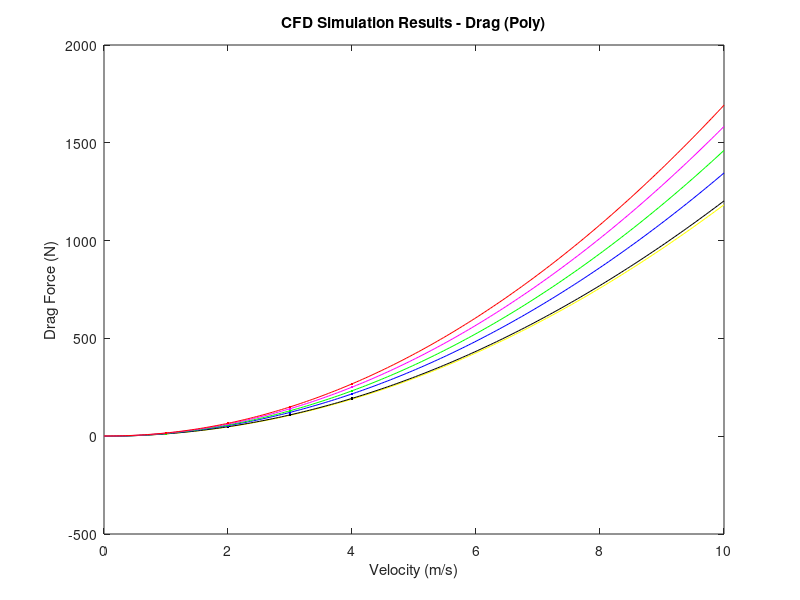
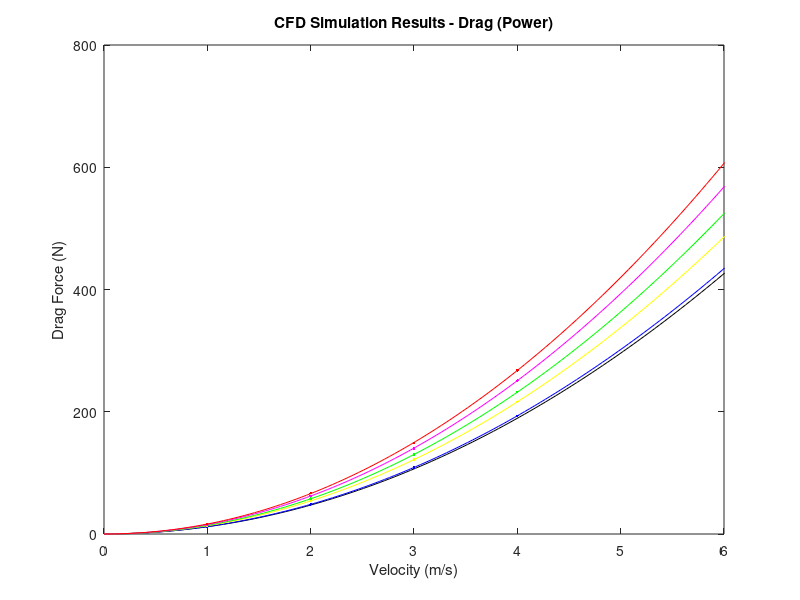
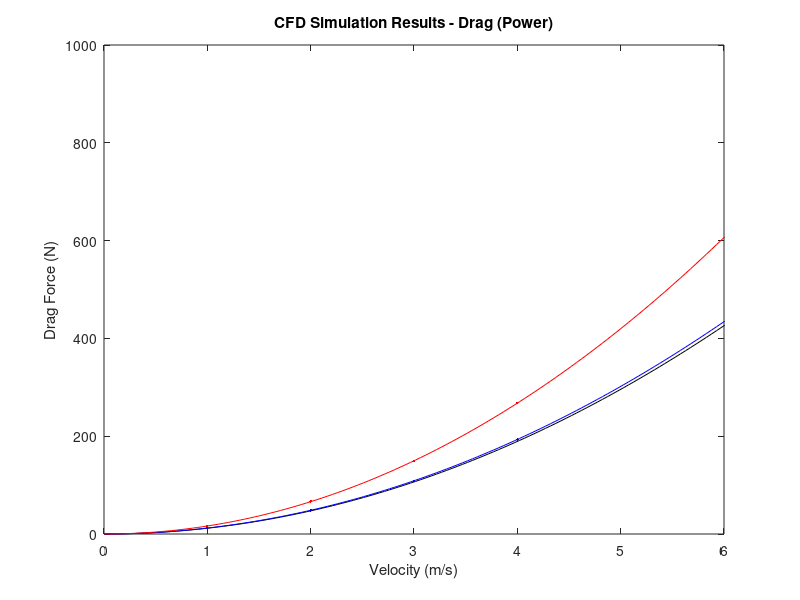

Source code (MATLAB) for these figures, in order:
%% Plotting the CFD Drag for the tag+dolphin simulations
   % Drag (N)   Lift (N)
   
% Tag
V_A = [1 2 3 4]';   
Fd_A = [0.2607	1.1352	2.4824	3.9631];
Fl_A = [0.8609	3.6080	8.1823	14.5072];

A = [Fd_A' Fl_A'];

A_drag = A(:,1);
Ap1 = 0.1516;
Ap2 = 0.4877;
Ap3 = -0.3955;

Aa = 0.3385;
Ab = 1.781;

% Tag+2

V_A2 = [1 2 3 4]';
Fd_A2 = [1.5850	6.8705	15.3051	26.8854];
Fl_A2 = [1.8624	7.7839	17.5710	31.0295];

A2 = [Fd_A2' Fl_A2'];
  
A2_drag = A2(:,1);

A2p1 = 1.574;
A2p2 = 0.5651;
A2p3 = -0.5539;

A2a = 1.741;
A2b = 1.975;

% Tag+4

V_A4 = [1 2 3 4]';
Fd_A4 = [2.5344	10.5983	23.2664	42.8182];
Fl_A4 = [2.7638	11.3160	25.1999	46.1034];

A4 = [Fd_A4' Fl_A4'];

A4_drag = A4(:,1);

A4p1 = 2.872;
A4p2 = -1.008;
A4p3 = 0.7843;

A4a = 2.472;
A4b = 2.055;

% Tag+6

V_A6 = [1 2 3 4]';
Fd_A6 = [3.6251	15.2058	33.5500	61.6785];
Fl_A6 = [3.6127	14.7721	32.9871	60.3100];

A6 = [Fd_A6' Fl_A6'];
    
A6_drag = A6(:,1);

A6p1 = 4.137;
A6p2 = -1.434;
A6p3 = 1.074;

A6a = 3.55;
A6b = 2.058;

% Tag+8

V_A8 = [1 2 3 4]';
Fd_A8 = [4.5651	19.3259	42.6353	78.4284];
Fl_A8 = [4.1790	17.1944	38.4081	70.1414];

A8 = [Fd_A8' Fl_A8'];

A8_drag = A8(:,1);

A8p1 = 5.258;
A8p2 = -1.8;
A8p3 = 1.304;

A8a = 4.501;
A8b = 2.06;


  
%% Create the polynomial fits
  
  v_fit = linspace(0,10,200)';
  A_drag_fit = Ap1*v_fit.^2+Ap2*v_fit+Ap3; %R^2 = 0.99
  A2_drag_fit = A2p1*v_fit.^2+A2p2*v_fit+A2p3; %R^2 = 1.0
  A4_drag_fit = A4p1*v_fit.^2+A4p2*v_fit+A4p3; %R^2 = 0.99
  A6_drag_fit = A6p1*v_fit.^2+A6p2*v_fit+A6p3; %R^2 = 0.99
  A8_drag_fit = A8p1*v_fit.^2+A8p2*v_fit+A8p3; %R^2 = 0.99

 %% Create the polynomial fits
  
  v_fit = linspace(0,10,200)';
  A_drag_fit_2 = Aa*v_fit.^Ab; %R^2 = 0.99
  A2_drag_fit_2 = A2a*v_fit.^A2b;; %R^2 = 0.99
  A4_drag_fit_2 = A4a*v_fit.^A4b;; %R^2 = 0.99
  A6_drag_fit_2 = A6a*v_fit.^A6b;; %R^2 = 0.99
  A8_drag_fit_2 = A8a*v_fit.^A8b;; %R^2 = 0.99 
  
%% Create the model data
SA = 2.3; % (m^2)
cd = 0.01; % from CFD simulations 
rho = 1029;  % (kg/m^3)
fd = 0.5*rho*(v_fit.^2)*SA*cd;

fd_sim = 0.5*rho*(V_A.^2)*SA*cd;
%% Polynomial Plots
    figure
     
    plot(v_fit,fd,'y')
    hold on
     
    plot(v_fit,fd+A_drag_fit,'k')
    plot(V_A,fd_sim+A_drag,'.k')
    
    plot(v_fit,fd+A2_drag_fit,'b')
    plot(V_A2,fd_sim+A2_drag,'.b')
    
    plot(v_fit,fd+A4_drag_fit,'g')
    plot(V_A4,fd_sim+A4_drag,'.g')
    
    plot(v_fit,fd+A6_drag_fit,'m')
    plot(V_A6,fd_sim+A6_drag,'.m')
   
    plot(v_fit,fd+A8_drag_fit,'r')
    plot(V_A8,fd_sim+A8_drag,'.r')
    
    xlabel('Velocity (m/s)')
    ylabel('Drag Force (N)')
    
    title('CFD Simulation Results - Drag (Poly)')

   %% Power Plots Figure 6
    figure
    
    plot(v_fit,fd,'k')
    hold on
     
    plot(v_fit,fd+A_drag_fit_2,'b')
    plot(V_A,fd_sim+A_drag,'.b')
    
    plot(v_fit,fd+A2_drag_fit_2,'y')
    plot(V_A2,fd_sim+A2_drag,'.y')
    
    plot(v_fit,fd+A4_drag_fit_2,'g')
    plot(V_A4,fd_sim+A4_drag,'.g')
    
    plot(v_fit,fd+A6_drag_fit_2,'m')
    plot(V_A6,fd_sim+A6_drag,'.m')
   
    plot(v_fit,fd+A8_drag_fit_2,'r')
    plot(V_A8,fd_sim+A8_drag,'.r')
    
    xlabel('Velocity (m/s)')
    ylabel('Drag Force (N)')
    axis([0 6 0 800])
    
    title('CFD Simulation Results - Drag (Power)')

   %% Figure 4
    figure
    
    plot(v_fit,fd,'k')
    hold on
     
    plot(v_fit,fd+A_drag_fit_2,'b')
    plot(V_A,fd_sim+A_drag,'.b')
      
    plot(v_fit,fd+A8_drag_fit_2,'r')
    plot(V_A8,fd_sim+A8_drag,'.r')
    
    xlabel('Velocity (m/s)')
    ylabel('Drag Force (N)')
    
    axis([0 6 0 1000])
    title('CFD Simulation Results - Drag (Power)')

%% 